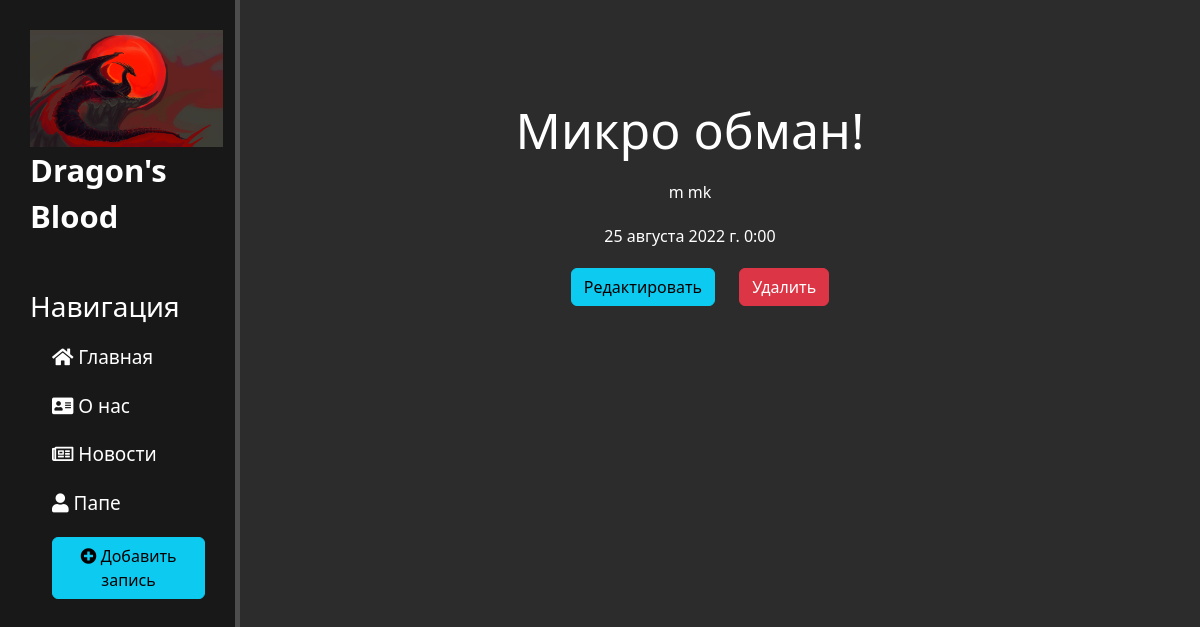
The app's page /news/13 with its own data.
### news/models.py (models this page shows, shortened)
class Articles(models.Model):
    title = models.CharField('Название',max_length=50, default='')
    anons = models.CharField('Анонс', max_length=250, default='')
    full_text = models.TextField('Статья')
    date = models.DateTimeField('Дата публикации')
    class Meta:
        verbose_name = 'Новость'
        verbose_name_plural = 'Новости'

### news/views.py (the view)
# urls.py: path('<int:pk>', views.NewsDetailView.as_view(), name="news_detail"),
class NewsDetailView(DetailView):
    model = Articles
    template_name = 'news/details_view.html'
    context_object_name = 'article'

### news/templates/news/details_view.html (shortened to what this page needs)
{% extends 'main/layout.html' %}
{% block content  %}
    <div class="features">
        <h1>{{ article.title }}</h1>
        <p>{{ article.full_text}}</p>
        <p>{{article.date}}</p>
        <a href="{%url 'news_update' article.id%}" class="btn btn-info">Редактировать</a>
        <a href="{%url 'news_delete' article.id%}" class="btn btn-danger">Удалить</a>
    </div>
{% endblock %}

### main/static/main/CSS/main.css (style rules this page uses)
body { background: #2c2c2c; }
main .features { float: left; color: #fff; margin-top: 100px; width: 75%; text-align: center; }
main .features h1 { font-size: 50px; }
main .features p { max-width: 400px; margin: 20px auto; }
.features a { margin-left: 20px; }

### records on screen
Articles: title "Микро обман!", full_text "m mk", date "25 августа 2022 г. 0:00"
